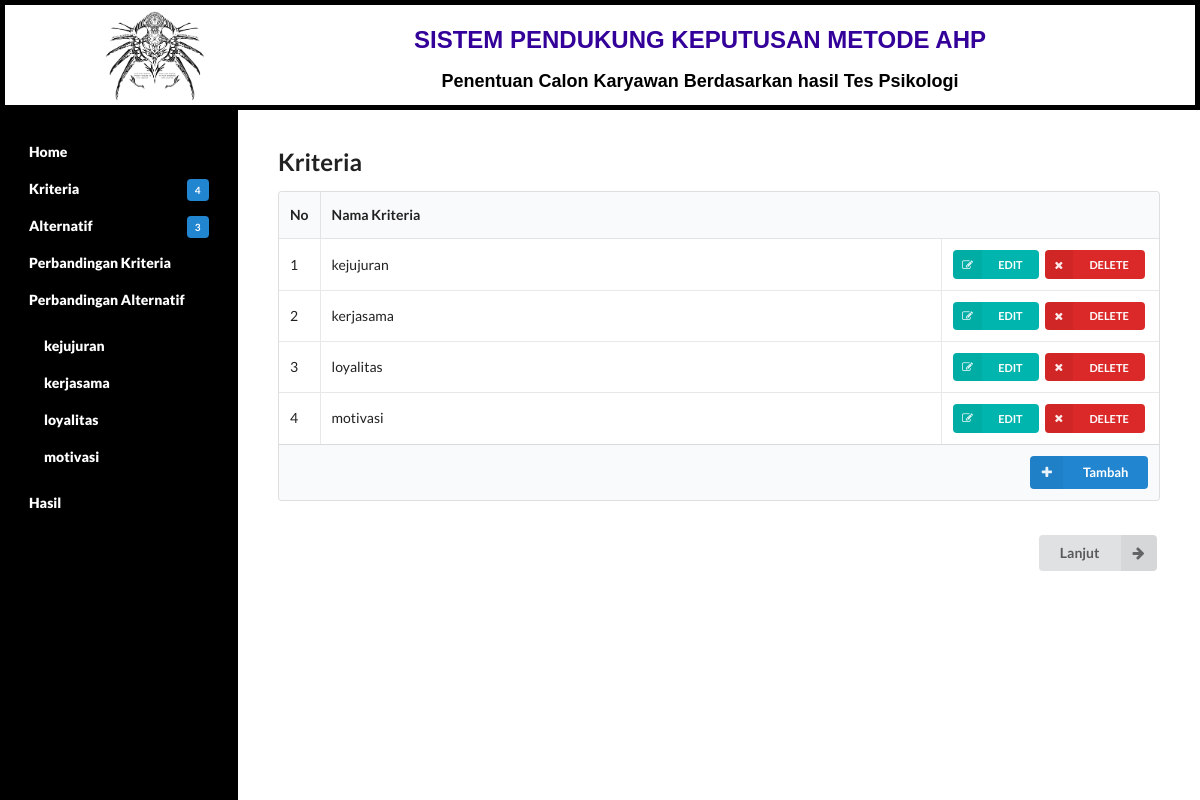
Page /kriteria.php on the committed database.
### tables this page shows
CREATE TABLE `kriteria` (
  `id` int(11) NOT NULL,
  `nama` varchar(20) NOT NULL
);

### kriteria.php (the view, shortened to what this page needs)
<?php
	include('fungsi.php');
	include('header.php');
?>
<section class="content">
	<h2 class="ui header">Kriteria</h2>
	<table class="ui celled table">
		<thead>
			<tr>
				<th class="collapsing">No</th>
				<th colspan="2">Nama Kriteria</th>
			</tr>
		</thead>
		<tbody>
		<?php
			$query = "SELECT id,nama FROM kriteria ORDER BY id";
			$result	= mysqli_query($koneksi, $query);
			$i = 0;
			while ($row = mysqli_fetch_array($result)) {
				$i++;
		?>
			<tr>
				<td><?php echo $i ?></td>
				<td><?php echo $row['nama'] ?></td>
				<td class="right aligned collapsing">
					<form method="post" action="kriteria.php">
						<button type="submit" name="edit" class="ui mini teal left labeled icon button"><i class="right edit icon"></i>EDIT</button>
						<button type="submit" name="delete" class="ui mini red left labeled icon button"><i class="right remove icon"></i>DELETE</button>
					</form>
				</td>
			</tr>
	<?php } ?>
		</tbody>
		<tfoot class="full-width">
			<tr>
				<th colspan="3">
					<a href="tambah.php?jenis=kriteria">
						<div class="ui right floated small primary labeled icon button">
						<i class="plus icon"></i>Tambah
						</div>
					</a>
				</th>
			</tr>
		</tfoot>
	</table>
	<br>
	<form action="alternatif.php">
	<button class="ui right labeled icon button" style="float: right;">
		<i class="right arrow icon"></i>
		Lanjut
	</button>
	</form>
</section>
<?php include('footer.php'); ?>

### css/style.css (style rules this page uses)
html { display: -webkit-box;display: -ms-flexbox;display: flex; -webkit-box-orient: vertical; -webkit-box-direction: normal; -ms-flex-direction: column; flex-direction: column; }
body { display: -webkit-box; display: -ms-flexbox; display: flex; -webkit-box-orient: vertical; -webkit-box-direction: normal; -ms-flex-direction: column; flex-direction: column; min-height: 100vh; }
.content { display: block; -webkit-box-flex: 1; -ms-flex: 1; flex: 1; }
body { margin: 0; background: #b900aa; }
header, nav, section, footer { padding: 0px 0px; color: black; height : auto; }
section { display : block; background: white; color: black; padding: 40px; }

### rows in the picture
kriteria: nama "kejujuran"
kriteria: nama "kerjasama"
kriteria: nama "loyalitas"
kriteria: nama "motivasi"

### other values in the picture
getJumlahKriteria() "4"
getJumlahAlternatif() "3"
getKriteriaNama($i) "kejujuran"
getKriteriaNama($i) "kerjasama"
getKriteriaNama($i) "loyalitas"
getKriteriaNama($i) "motivasi"
